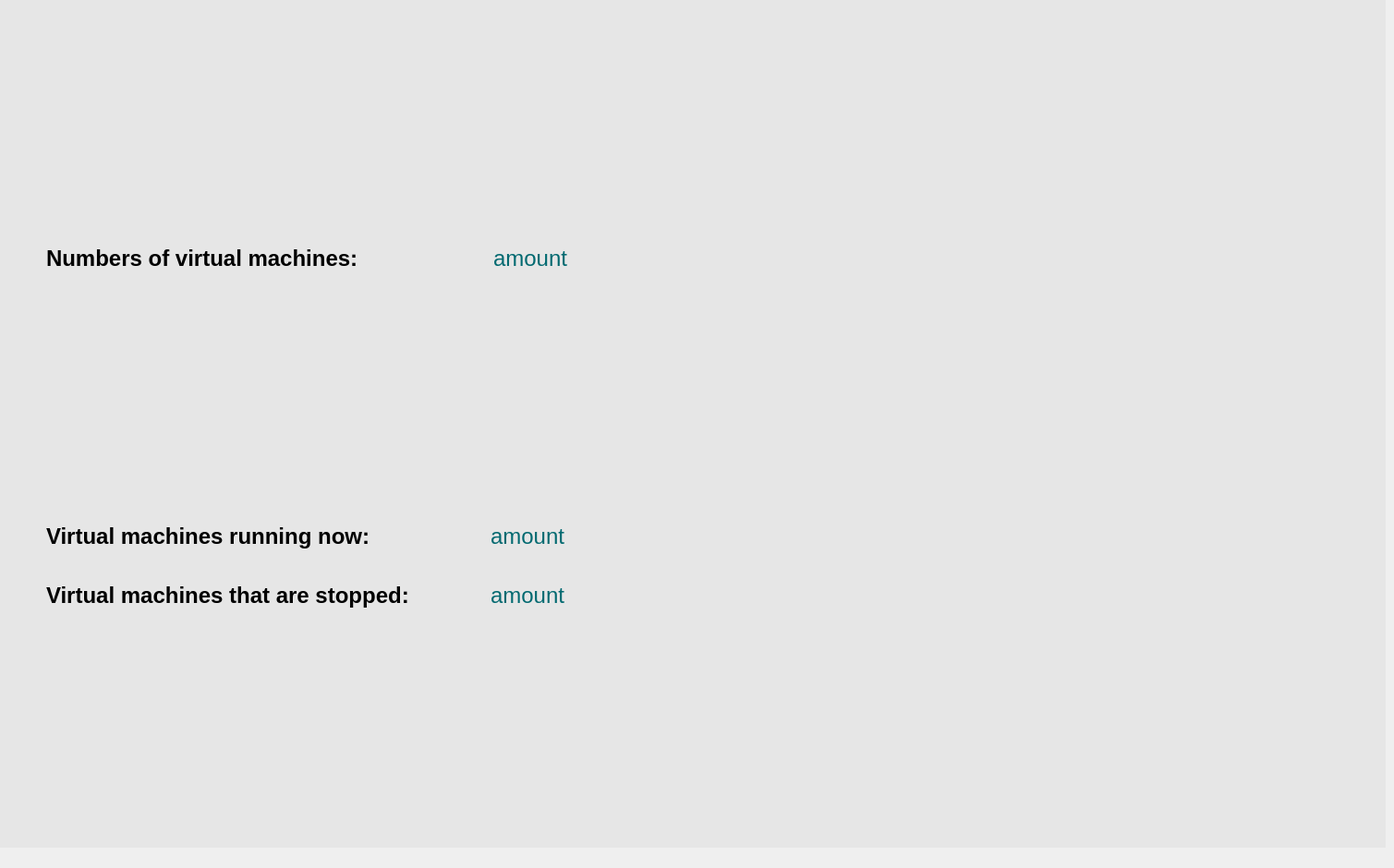
         <widget class="QWidget" name="InfoUserStack">
          <widget class="QWidget" name="InfoUser" native="true">
           <property name="geometry">
            <rect>
             <x>0</x>
             <y>-13</y>
             <width>1500</width>
             <height>931</height>
            </rect>
           </property>
           <property name="minimumSize">
            <size>
             <width>1500</width>
             <height>0</height>
            </size>
           </property>
           <property name="maximumSize">
            <size>
             <width>1500</width>
             <height>16777215</height>
            </size>
           </property>
           <property name="styleSheet">
            <string notr="true">color: black;
background-color: rgb(230,230,230)</string>
           </property>
           <layout class="QVBoxLayout" name="verticalLayout_9">
            <property name="leftMargin">
             <number>50</number>
            </property>
            <property name="topMargin">
             <number>30</number>
            </property>
            <item>
             <widget class="QWidget" name="Nr_VmsWidget" native="true">
              <property name="maximumSize">
               <size>
                <width>16777215</width>
                <height>70</height>
               </size>
              </property>
              <property name="styleSheet">
               <string notr="true">border: none;</string>
              </property>
              <layout class="QHBoxLayout" name="horizontalLayout_7" stretch="2,1,3">
               <property name="leftMargin">
                <number>0</number>
               </property>
               <item>
                <widget class="QLabel" name="label">
                 <property name="font">
                  <font>
                   <pointsize>18</pointsize>
                   <bold>true</bold>
                  </font>
                 </property>
                 <property name="text">
                  <string>Numbers of virtual machines: </string>
                 </property>
                </widget>
               </item>
               <item>
                <widget class="QLabel" name="Nr_Vms">
                 <property name="font">
                  <font>
                   <pointsize>18</pointsize>
                  </font>
                 </property>
                 <property name="styleSheet">
                  <string notr="true">color: rgb(1,105,112)</string>
                 </property>
                 <property name="text">
                  <string>amount</string>
                 </property>
                </widget>
               </item>
               <item>
                <spacer name="horizontalSpacer_2">
                 <property name="orientation">
                  <enum>Qt::Orientation::Horizontal</enum>
                 </property>
                 <property name="sizeHint" stdset="0">
                  <size>
                   <width>40</width>
                   <height>20</height>
                  </size>
                 </property>
                </spacer>
               </item>
              </layout>
             </widget>
            </item>
            <item>
             <widget class="QWidget" name="Details" native="true">
              <property name="minimumSize">
               <size>
                <width>0</width>
                <height>140</height>
               </size>
              </property>
              <property name="maximumSize">
               <size>
                <width>16777215</width>
                <height>140</height>
               </size>
              </property>
              <property name="styleSheet">
               <string notr="true">border: none;</string>
              </property>
              <layout class="QVBoxLayout" name="verticalLayout_8">
               <property name="leftMargin">
                <number>0</number>
               </property>
               <item>
                <widget class="QWidget" name="widget_3" native="true">
                 <layout class="QHBoxLayout" name="horizontalLayout_8" stretch="2,1,3">
                  <property name="leftMargin">
                   <number>0</number>
                  </property>
                  <item>
                   <widget class="QLabel" name="label_2">
                    <property name="font">
                     <font>
                      <pointsize>18</pointsize>
                      <bold>true</bold>
                     </font>
                    </property>
                    <property name="text">
                     <string>Virtual machines running now:</string>
                    </property>
                   </widget>
                  </item>
                  <item>
                   <widget class="QLabel" name="Nr_Vms_Opened">
                    <property name="font">
                     <font>
                      <pointsize>18</pointsize>
                     </font>
                    </property>
                    <property name="styleSheet">
                     <string notr="true">color: rgb(1,105,112)</string>
                    </property>
                    <property name="text">
                     <string>amount</string>
                    </property>
                   </widget>
                  </item>
                  <item>
                   <spacer name="horizontalSpacer_3">
                    <property name="orientation">
                     <enum>Qt::Orientation::Horizontal</enum>
                    </property>
                    <property name="sizeHint" stdset="0">
                     <size>
                      <width>40</width>
                      <height>20</height>
                     </size>
                    </property>
                   </spacer>
                  </item>
                 </layout>
                </widget>
               </item>
               <item>
                <widget class="QWidget" name="widget_4" native="true">
                 <property name="minimumSize">
                  <size>
                   <width>0</width>
                   <height>70</height>
                  </size>
                 </property>
                 <layout class="QHBoxLayout" name="horizontalLayout_9" stretch="2,1,3">
                  <property name="leftMargin">
                   <number>0</number>
                  </property>
                  <item>
                   <widget class="QLabel" name="label_11">
                    <property name="font">
                     <font>
                      <pointsize>18</pointsize>
                      <bold>true</bold>
                     </font>
                    </property>
                    <property name="text">
                     <string>Virtual machines that are stopped:</string>
                    </property>
                   </widget>
                  </item>
                  <item>
                   <widget class="QLabel" name="Nr_Vms_Onsleep">
                    <property name="font">
                     <font>
                      <pointsize>18</pointsize>
                     </font>
                    </property>
                    <property name="styleSheet">
                     <string notr="true">color: rgb(1,105,112)</string>
                    </property>
                    <property name="text">
                     <string>amount</string>
                    </property>
                   </widget>
                  </item>
                  <item>
                   <spacer name="horizontalSpacer_4">
                    <property name="orientation">
                     <enum>Qt::Orientation::Horizontal</enum>
                    </property>
                    <property name="sizeHint" stdset="0">
                     <size>
                      <width>40</width>
                      <height>20</height>
                     </size>
                    </property>
                   </spacer>
                  </item>
                 </layout>
                </widget>
               </item>
              </layout>
             </widget>
            </item>
           </layout>
          </widget>
         </widget>
